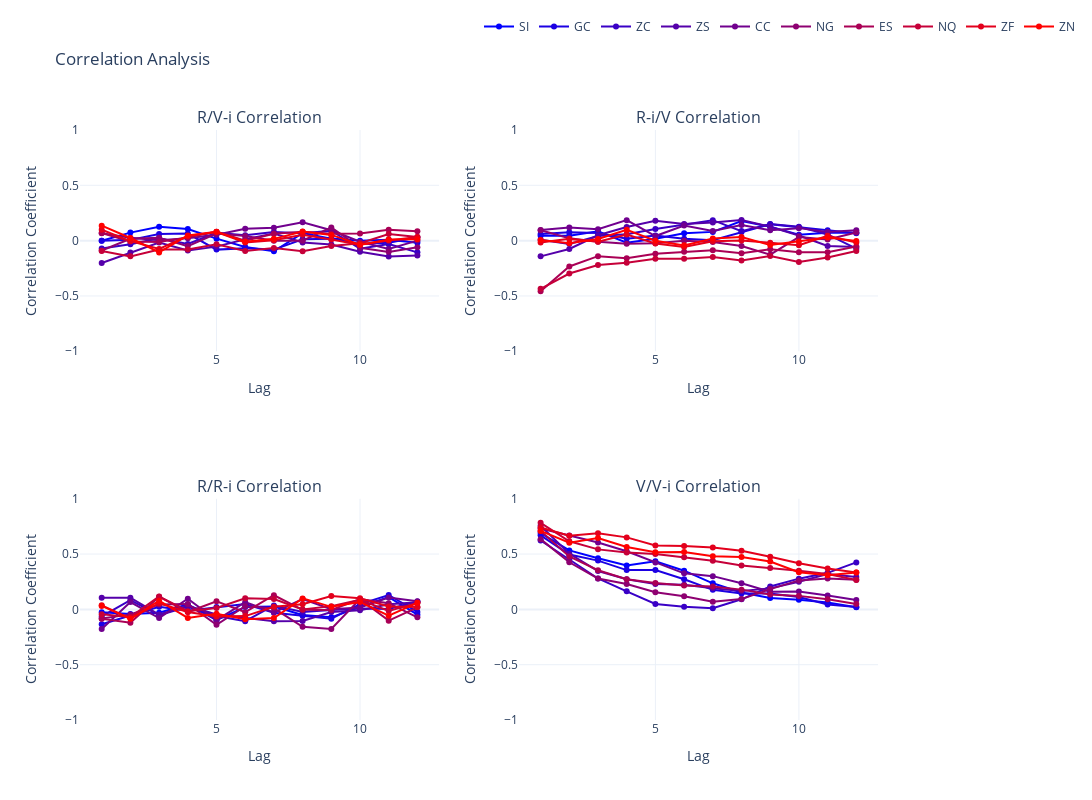

The notebook cell this image was saved under:
### Markdown cell above
## TODO

- {R,R-1}x{V,V-1} scatter & KDE plot
- Vol of Vol Distribution

### Code cell
import plotly.graph_objects as go
from plotly.subplots import make_subplots

import numpy as np

# Create 2x2 subplots
fig = make_subplots(
    rows=2,
    cols=2,
    subplot_titles=(
        "R/V-i Correlation",
        "R-i/V Correlation",
        "R/R-i Correlation",
        "V/V-i Correlation",
    ),
)

num_contracts = len(contracts)

# Map each contract name to a color
# colors = {name: colors[i] for i, name in enumerate(contracts)}

# Shared traces for all plots
for name in contracts:
    # R/V-i correlation
    corr_rv = [
        np.corrcoef(
            contracts[name]["vol"][:-i].values,
            contracts[name]["rtr"][i:].values,
        )[0][1]
        for i in range(1, 13)
    ]
    fig.add_trace(
        go.Scatter(
            x=list(range(1, 13)),
            y=corr_rv,
            mode="lines+markers",
            name=name.upper(),
            line=dict(color=color_map[name]),
            legendgroup=name.upper(),  # Link legend to the same group
        ),
        row=1,
        col=1,
    )

    # R-i/V correlation
    corr_riv = [
        np.corrcoef(
            contracts[name]["rtr"][:-i].values,
            contracts[name]["vol"][i:].values,
        )[0][1]
        for i in range(1, 13)
    ]
    fig.add_trace(
        go.Scatter(
            x=list(range(1, 13)),
            y=corr_riv,
            mode="lines+markers",
            name=name.upper(),
            line=dict(color=color_map[name]),
            legendgroup=name.upper(),  # Link legend to the same group
            showlegend=False,  # Avoid duplicate legend entries
        ),
        row=1,
        col=2,
    )

    # R/R-i autocorrelation
    corr_rr = [
        np.corrcoef(
            contracts[name]["rtr"][:-i].values,
            contracts[name]["rtr"][i:].values,
        )[0][1]
        for i in range(1, 13)
    ]
    fig.add_trace(
        go.Scatter(
            x=list(range(1, 13)),
            y=corr_rr,
            mode="lines+markers",
            name=name.upper(),
            line=dict(color=color_map[name]),
            legendgroup=name.upper(),  # Link legend to the same group
            showlegend=False,
        ),
        row=2,
        col=1,
    )

    # V/V-i autocorrelation
    corr_vv = [
        np.corrcoef(
            contracts[name]["vol"][:-i].values,
            contracts[name]["vol"][i:].values,
        )[0][1]
        for i in range(1, 13)
    ]
    fig.add_trace(
        go.Scatter(
            x=list(range(1, 13)),
            y=corr_vv,
            mode="lines+markers",
            name=name.upper(),
            line=dict(color=color_map[name]),
            legendgroup=name.upper(),  # Link legend to the same group
            showlegend=False,
        ),
        row=2,
        col=2,
    )

# Update layout for each subplot
for i in range(1, 3):
    for j in range(1, 3):
        fig.update_xaxes(title_text="Lag", row=i, col=j)
        fig.update_yaxes(
            title_text="Correlation Coefficient",
            range=[-1, 1],
            row=i,
            col=j,
        )

# Update overall layout
fig.update_layout(
    height=800,
    width=1400,
    showlegend=True,
    title_text="Correlation Analysis",
    template="plotly_white",
    legend=dict(x=0.5, y=1.2, orientation="h"),

)

# Show the interactive plot
fig.show()

### Figure 1 — Plotly figure (JSON) as saved in the notebook; plotly's stock layout.template omitted (floating-point values rounded to 4 significant figures)
{"data": [{"legendgroup": "SI", "line": {"color": "rgb(0.0, 0.0, 255.0)"}, "mode": "lines+markers", "name": "SI", "type": "scatter", "x": [1, 2, 3, 4, 5, 6, 7, 8, 9, 10, 11, 12], "xaxis": "x", "y": [-0.00101, 0.07233, 0.1252, 0.1052, 0.01798, -0.05778, -0.09629, 0.06831, 0.01811, -0.0004872, 0.007094, -0.01835], "yaxis": "y"}, {"legendgroup": "SI", "line": {"color": "rgb(0.0, 0.0, 255.0)"}, "mode": "lines+markers", "name": "SI", "showlegend": false, "type": "scatter", "x": [1, 2, 3, 4, 5, 6, 7, 8, 9, 10, 11, 12], "xaxis": "x2", "y": [0.04488, 0.04502, 0.084, -0.01853, 0.01794, 0.06664, 0.07901, 0.1762, 0.1256, 0.05286, 0.07085, 0.07047], "yaxis": "y2"}, {"legendgroup": "SI", "line": {"color": "rgb(0.0, 0.0, 255.0)"}, "mode": "lines+markers", "name": "SI", "showlegend": false, "type": "scatter", "x": [1, 2, 3, 4, 5, 6, 7, 8, 9, 10, 11, 12], "xaxis": "x3", "y": [-0.02534, -0.04166, -0.0296, 0.04625, -0.09734, 0.02074, 0.02515, -0.05059, -0.0718, 0.02372, 0.1105, -0.04786], "yaxis": "y3"}, {"legendgroup": "SI", "line": {"color": "rgb(0.0, 0.0, 255.0)"}, "mode": "lines+markers", "name": "SI", "showlegend": false, "type": "scatter", "x": [1, 2, 3, 4, 5, 6, 7, 8, 9, 10, 11, 12], "xaxis": "x4", "y": [0.6899, 0.5332, 0.4628, 0.3973, 0.4346, 0.3496, 0.2356, 0.152, 0.1026, 0.08635, 0.06243, 0.01989], "yaxis": "y4"}, {"legendgroup": "GC", "line": {"color": "rgb(28.333333333333332, 0.0, 226.66666666666666)"}, "mode": "lines+markers", "name": "GC", "type": "scatter", "x": [1, 2, 3, 4, 5, 6, 7, 8, 9, 10, 11, 12], "xaxis": "x", "y": [-0.000156, 0.006897, 0.06022, 0.06391, -0.08133, -0.06945, -0.08102, 0.01232, 0.01804, -0.02971, -0.01958, 0.02973], "yaxis": "y"}, {"legendgroup": "GC", "line": {"color": "rgb(28.333333333333332, 0.0, 226.66666666666666)"}, "mode": "lines+markers", "name": "GC", "showlegend": false, "type": "scatter", "x": [1, 2, 3, 4, 5, 6, 7, 8, 9, 10, 11, 12], "xaxis": "x2", "y": [0.06049, 0.07518, 0.06833, 0.01811, 0.04572, 0.01673, 0.003506, 0.07755, 0.1482, 0.1216, 0.09387, 0.06607], "yaxis": "y2"}, {"legendgroup": "GC", "line": {"color": "rgb(28.333333333333332, 0.0, 226.66666666666666)"}, "mode": "lines+markers", "name": "GC", "showlegend": false, "type": "scatter", "x": [1, 2, 3, 4, 5, 6, 7, 8, 9, 10, 11, 12], "xaxis": "x3", "y": [-0.1348, -0.05321, 0.02331, -0.01125, 0.0207, 0.04897, -0.0308, -0.05794, -0.08405, 0.04718, 0.1298, -0.02285], "yaxis": "y3"}, {"legendgroup": "GC", "line": {"color": "rgb(28.333333333333332, 0.0, 226.66666666666666)"}, "mode": "lines+markers", "name": "GC", "showlegend": false, "type": "scatter", "x": [1, 2, 3, 4, 5, 6, 7, 8, 9, 10, 11, 12], "xaxis": "x4", "y": [0.669, 0.4966, 0.4409, 0.3551, 0.3552, 0.2728, 0.1766, 0.1431, 0.1428, 0.112, 0.04421, 0.02155], "yaxis": "y4"}, {"legendgroup": "ZC", "line": {"color": "rgb(56.666666666666664, 0.0, 198.33333333333334)"}, "mode": "lines+markers", "name": "ZC", "type": "scatter", "x": [1, 2, 3, 4, 5, 6, 7, 8, 9, 10, 11, 12], "xaxis": "x", "y": [-0.07121, -0.03289, 0.02067, -0.0302, 0.06989, 0.04786, 0.07715, 0.06722, 0.08994, -0.07378, -0.03169, -0.1059], "yaxis": "y"}, {"legendgroup": "ZC", "line": {"color": "rgb(56.666666666666664, 0.0, 198.33333333333334)"}, "mode": "lines+markers", "name": "ZC", "showlegend": false, "type": "scatter", "x": [1, 2, 3, 4, 5, 6, 7, 8, 9, 10, 11, 12], "xaxis": "x2", "y": [0.00827, -0.02931, 0.04202, 0.05712, 0.1047, 0.1453, 0.1847, 0.08612, 0.1512, 0.126, 0.05561, -0.07267], "yaxis": "y2"}, {"legendgroup": "ZC", "line": {"color": "rgb(56.666666666666664, 0.0, 198.33333333333334)"}, "mode": "lines+markers", "name": "ZC", "showlegend": false, "type": "scatter", "x": [1, 2, 3, 4, 5, 6, 7, 8, 9, 10, 11, 12], "xaxis": "x3", "y": [-0.06356, 0.08345, -0.05214, 0.0233, -0.06024, -0.1072, 0.03544, -0.02433, -0.005306, 0.007702, 0.004206, 0.07059], "yaxis": "y3"}, {"legendgroup": "ZC", "line": {"color": "rgb(56.666666666666664, 0.0, 198.33333333333334)"}, "mode": "lines+markers", "name": "ZC", "showlegend": false, "type": "scatter", "x": [1, 2, 3, 4, 5, 6, 7, 8, 9, 10, 11, 12], "xaxis": "x4", "y": [0.6222, 0.4508, 0.2795, 0.1627, 0.04884, 0.02397, 0.01011, 0.09094, 0.2064, 0.2776, 0.3303, 0.4245], "yaxis": "y4"}, {"legendgroup": "ZS", "line": {"color": "rgb(85.0, 0.0, 170.0)"}, "mode": "lines+markers", "name": "ZS", "type": "scatter", "x": [1, 2, 3, 4, 5, 6, 7, 8, 9, 10, 11, 12], "xaxis": "x", "y": [-0.2017, -0.1081, -0.01639, -0.08875, -0.0542, 0.01186, 0.06341, -0.01735, -0.03424, -0.0999, -0.1437, -0.1347], "yaxis": "y"}, {"legendgroup": "ZS", "line": {"color": "rgb(85.0, 0.0, 170.0)"}, "mode": "lines+markers", "name": "ZS", "showlegend": false, "type": "scatter", "x": [1, 2, 3, 4, 5, 6, 7, 8, 9, 10, 11, 12], "xaxis": "x2", "y": [-0.1421, -0.07579, 0.04836, 0.1236, 0.1794, 0.1508, 0.1639, 0.1873, 0.1262, 0.0469, -0.04771, -0.05801], "yaxis": "y2"}, {"legendgroup": "ZS", "line": {"color": "rgb(85.0, 0.0, 170.0)"}, "mode": "lines+markers", "name": "ZS", "showlegend": false, "type": "scatter", "x": [1, 2, 3, 4, 5, 6, 7, 8, 9, 10, 11, 12], "xaxis": "x3", "y": [0.1045, 0.1059, -0.0469, 0.03304, -0.04698, -0.07703, -0.1062, -0.1056, -0.02351, -0.00741, 0.04686, 0.06381], "yaxis": "y3"}, {"legendgroup": "ZS", "line": {"color": "rgb(85.0, 0.0, 170.0)"}, "mode": "lines+markers", "name": "ZS", "showlegend": false, "type": "scatter", "x": [1, 2, 3, 4, 5, 6, 7, 8, 9, 10, 11, 12], "xaxis": "x4", "y": [0.7553, 0.5034, 0.3467, 0.2721, 0.2283, 0.2228, 0.1911, 0.1665, 0.1898, 0.249, 0.3191, 0.2932], "yaxis": "y4"}, {"legendgroup": "CC", "line": {"color": "rgb(113.33333333333333, 0.0, 141.66666666666669)"}, "mode": "lines+markers", "name": "CC", "type": "scatter", "x": [1, 2, 3, 4, 5, 6, 7, 8, 9, 10, 11, 12], "xaxis": "x", "y": [0.06629, 0.02577, 0.004487, 0.02148, 0.0537, 0.1082, 0.1157, 0.166, 0.09374, -0.009742, -0.07509, -2.547e-05], "yaxis": "y"}, {"legendgroup": "CC", "line": {"color": "rgb(113.33333333333333, 0.0, 141.66666666666669)"}, "mode": "lines+markers", "name": "CC", "showlegend": false, "type": "scatter", "x": [1, 2, 3, 4, 5, 6, 7, 8, 9, 10, 11, 12], "xaxis": "x2", "y": [0.09568, 0.1176, 0.1033, 0.1849, 0.04154, 0.1366, 0.08698, 0.142, 0.09367, 0.1129, 0.07887, 0.0943], "yaxis": "y2"}, {"legendgroup": "CC", "line": {"color": "rgb(113.33333333333333, 0.0, 141.66666666666669)"}, "mode": "lines+markers", "name": "CC", "showlegend": false, "type": "scatter", "x": [1, 2, 3, 4, 5, 6, 7, 8, 9, 10, 11, 12], "xaxis": "x3", "y": [-0.178, 0.06615, -0.07897, 0.09665, -0.09787, 0.0659, -0.02685, 0.09282, 0.0009056, 0.01777, 0.107, 0.07267], "yaxis": "y3"}, {"legendgroup": "CC", "line": {"color": "rgb(113.33333333333333, 0.0, 141.66666666666669)"}, "mode": "lines+markers", "name": "CC", "showlegend": false, "type": "scatter", "x": [1, 2, 3, 4, 5, 6, 7, 8, 9, 10, 11, 12], "xaxis": "x4", "y": [0.7311, 0.6673, 0.6041, 0.525, 0.4227, 0.3259, 0.3005, 0.2359, 0.1588, 0.1611, 0.1254, 0.08469], "yaxis": "y4"}, {"legendgroup": "NG", "line": {"color": "rgb(141.66666666666666, 0.0, 113.33333333333334)"}, "mode": "lines+markers", "name": "NG", "type": "scatter", "x": [1, 2, 3, 4, 5, 6, 7, 8, 9, 10, 11, 12], "xaxis": "x", "y": [-0.08921, 0.01726, 0.02598, -0.04959, 0.06383, 0.04169, -0.0008157, -0.000395, 0.1197, -0.06483, -0.1017, -0.05896], "yaxis": "y"}, {"legendgroup": "NG", "line": {"color": "rgb(141.66666666666666, 0.0, 113.33333333333334)"}, "mode": "lines+markers", "name": "NG", "showlegend": false, "type": "scatter", "x": [1, 2, 3, 4, 5, 6, 7, 8, 9, 10, 11, 12], "xaxis": "x2", "y": [0.0936, 0.02084, -0.01017, -0.02869, -0.02384, -0.0006476, -0.01339, -0.0488, -0.1269, 0.03165, 0.009439, 0.07277], "yaxis": "y2"}, {"legendgroup": "NG", "line": {"color": "rgb(141.66666666666666, 0.0, 113.33333333333334)"}, "mode": "lines+markers", "name": "NG", "showlegend": false, "type": "scatter", "x": [1, 2, 3, 4, 5, 6, 7, 8, 9, 10, 11, 12], "xaxis": "x3", "y": [-0.08346, -0.04525, 0.04296, 0.04861, -0.1398, 0.02884, 0.009475, -0.157, -0.178, 0.09218, 0.05625, -0.07142], "yaxis": "y3"}, {"legendgroup": "NG", "line": {"color": "rgb(141.66666666666666, 0.0, 113.33333333333334)"}, "mode": "lines+markers", "name": "NG", "showlegend": false, "type": "scatter", "x": [1, 2, 3, 4, 5, 6, 7, 8, 9, 10, 11, 12], "xaxis": "x4", "y": [0.635, 0.4257, 0.2793, 0.2297, 0.155, 0.1182, 0.06846, 0.09283, 0.1831, 0.2621, 0.2801, 0.2679], "yaxis": "y4"}, {"legendgroup": "ES", "line": {"color": "rgb(170.0, 0.0, 85.0)"}, "mode": "lines+markers", "name": "ES", "type": "scatter", "x": [1, 2, 3, 4, 5, 6, 7, 8, 9, 10, 11, 12], "xaxis": "x", "y": [0.0694, -0.007537, -0.01168, 0.02922, 0.08116, -0.001284, 0.06163, 0.07926, 0.06126, 0.06536, 0.09929, 0.08479], "yaxis": "y"}, {"legendgroup": "ES", "line": {"color": "rgb(170.0, 0.0, 85.0)"}, "mode": "lines+markers", "name": "ES", "showlegend": false, "type": "scatter", "x": [1, 2, 3, 4, 5, 6, 7, 8, 9, 10, 11, 12], "xaxis": "x2", "y": [-0.457, -0.2339, -0.1406, -0.1584, -0.1192, -0.1009, -0.08772, -0.1132, -0.0779, -0.1054, -0.1046, -0.05329], "yaxis": "y2"}, {"legendgroup": "ES", "line": {"color": "rgb(170.0, 0.0, 85.0)"}, "mode": "lines+markers", "name": "ES", "showlegend": false, "type": "scatter", "x": [1, 2, 3, 4, 5, 6, 7, 8, 9, 10, 11, 12], "xaxis": "x3", "y": [-0.08488, -0.1198, 0.1146, -0.0243, 0.07289, -0.02533, 0.1277, -0.004386, -0.005656, 0.09307, -0.1018, 0.01848], "yaxis": "y3"}, {"legendgroup": "ES", "line": {"color": "rgb(170.0, 0.0, 85.0)"}, "mode": "lines+markers", "name": "ES", "showlegend": false, "type": "scatter", "x": [1, 2, 3, 4, 5, 6, 7, 8, 9, 10, 11, 12], "xaxis": "x4", "y": [0.7095, 0.4778, 0.3536, 0.2719, 0.2388, 0.2168, 0.2074, 0.1785, 0.1336, 0.122, 0.09074, 0.04807], "yaxis": "y4"}, {"legendgroup": "NQ", "line": {"color": "rgb(198.33333333333331, 0.0, 56.666666666666686)"}, "mode": "lines+markers", "name": "NQ", "type": "scatter", "x": [1, 2, 3, 4, 5, 6, 7, 8, 9, 10, 11, 12], "xaxis": "x", "y": [-0.09375, -0.1423, -0.08105, -0.08046, -0.0338, -0.09269, -0.06701, -0.09636, -0.04939, -0.02295, 0.06031, 0.03198], "yaxis": "y"}, {"legendgroup": "NQ", "line": {"color": "rgb(198.33333333333331, 0.0, 56.666666666666686)"}, "mode": "lines+markers", "name": "NQ", "showlegend": false, "type": "scatter", "x": [1, 2, 3, 4, 5, 6, 7, 8, 9, 10, 11, 12], "xaxis": "x2", "y": [-0.4359, -0.2971, -0.2199, -0.1994, -0.1639, -0.1631, -0.1471, -0.1789, -0.1401, -0.1937, -0.1529, -0.09351], "yaxis": "y2"}, {"legendgroup": "NQ", "line": {"color": "rgb(198.33333333333331, 0.0, 56.666666666666686)"}, "mode": "lines+markers", "name": "NQ", "showlegend": false, "type": "scatter", "x": [1, 2, 3, 4, 5, 6, 7, 8, 9, 10, 11, 12], "xaxis": "x3", "y": [-0.04415, -0.06878, 0.1163, -0.01685, 0.01242, 0.1012, 0.09311, -0.0001764, 0.0293, 0.0875, -0.01432, 0.05872], "yaxis": "y3"}, {"legendgroup": "NQ", "line": {"color": "rgb(198.33333333333331, 0.0, 56.666666666666686)"}, "mode": "lines+markers", "name": "NQ", "showlegend": false, "type": "scatter", "x": [1, 2, 3, 4, 5, 6, 7, 8, 9, 10, 11, 12], "xaxis": "x4", "y": [0.7822, 0.6154, 0.5425, 0.5144, 0.5009, 0.4715, 0.4399, 0.3965, 0.3737, 0.3481, 0.3192, 0.2662], "yaxis": "y4"}, {"legendgroup": "ZF", "line": {"color": "rgb(226.66666666666666, 0.0, 28.333333333333343)"}, "mode": "lines+markers", "name": "ZF", "type": "scatter", "x": [1, 2, 3, 4, 5, 6, 7, 8, 9, 10, 11, 12], "xaxis": "x", "y": [0.09878, -0.003891, -0.07494, 0.04185, 0.07756, -0.01767, 0.002981, 0.05339, 0.009816, -0.03817, 0.0005927, 0.03195], "yaxis": "y"}, {"legendgroup": "ZF", "line": {"color": "rgb(226.66666666666666, 0.0, 28.333333333333343)"}, "mode": "lines+markers", "name": "ZF", "showlegend": false, "type": "scatter", "x": [1, 2, 3, 4, 5, 6, 7, 8, 9, 10, 11, 12], "xaxis": "x2", "y": [-0.01649, 0.01577, -0.01008, 0.05479, -0.02535, -0.05722, -0.005378, 0.001607, -0.01971, -0.0414, 0.04401, -0.01639], "yaxis": "y2"}, {"legendgroup": "ZF", "line": {"color": "rgb(226.66666666666666, 0.0, 28.333333333333343)"}, "mode": "lines+markers", "name": "ZF", "showlegend": false, "type": "scatter", "x": [1, 2, 3, 4, 5, 6, 7, 8, 9, 10, 11, 12], "xaxis": "x3", "y": [0.03689, -0.08129, 0.0543, -0.02383, -0.06446, -0.06072, 0.02366, 0.04679, 0.1204, 0.1006, 0.02696, 0.02091], "yaxis": "y3"}, {"legendgroup": "ZF", "line": {"color": "rgb(226.66666666666666, 0.0, 28.333333333333343)"}, "mode": "lines+markers", "name": "ZF", "showlegend": false, "type": "scatter", "x": [1, 2, 3, 4, 5, 6, 7, 8, 9, 10, 11, 12], "xaxis": "x4", "y": [0.7407, 0.6666, 0.6887, 0.6508, 0.5776, 0.5731, 0.5584, 0.529, 0.4749, 0.4177, 0.3702, 0.3339], "yaxis": "y4"}, {"legendgroup": "ZN", "line": {"color": "rgb(255.0, 0.0, 0.0)"}, "mode": "lines+markers", "name": "ZN", "type": "scatter", "x": [1, 2, 3, 4, 5, 6, 7, 8, 9, 10, 11, 12], "xaxis": "x", "y": [0.1349, 0.02367, -0.1067, 0.04622, 0.081, -0.009118, 0.01601, 0.08166, 0.05162, -0.0378, 0.01095, 0.01266], "yaxis": "y"}, {"legendgroup": "ZN", "line": {"color": "rgb(255.0, 0.0, 0.0)"}, "mode": "lines+markers", "name": "ZN", "showlegend": false, "type": "scatter", "x": [1, 2, 3, 4, 5, 6, 7, 8, 9, 10, 11, 12], "xaxis": "x2", "y": [0.006354, -0.02421, 0.0142, 0.09786, -0.0004216, -0.04288, 0.01943, 0.03305, -0.04038, -0.008093, 0.02746, -0.003137], "yaxis": "y2"}, {"legendgroup": "ZN", "line": {"color": "rgb(255.0, 0.0, 0.0)"}, "mode": "lines+markers", "name": "ZN", "showlegend": false, "type": "scatter", "x": [1, 2, 3, 4, 5, 6, 7, 8, 9, 10, 11, 12], "xaxis": "x3", "y": [0.03162, -0.08518, 0.07854, -0.07736, -0.039, -0.09023, -0.07862, 0.09912, 0.02283, 0.06647, -0.0574, 0.05906], "yaxis": "y3"}, {"legendgroup": "ZN", "line": {"color": "rgb(255.0, 0.0, 0.0)"}, "mode": "lines+markers", "name": "ZN", "showlegend": false, "type": "scatter", "x": [1, 2, 3, 4, 5, 6, 7, 8, 9, 10, 11, 12], "xaxis": "x4", "y": [0.7092, 0.6023, 0.6458, 0.5643, 0.5173, 0.5184, 0.4809, 0.4728, 0.432, 0.3361, 0.3081, 0.334], "yaxis": "y4"}], "layout": {"annotations": [{"font": {"size": 16}, "showarrow": false, "text": "R/V-i Correlation", "x": 0.225, "xanchor": "center", "xref": "paper", "y": 1, "yanchor": "bottom", "yref": "paper"}, {"font": {"size": 16}, "showarrow": false, "text": "R-i/V Correlation", "x": 0.775, "xanchor": "center", "xref": "paper", "y": 1, "yanchor": "bottom", "yref": "paper"}, {"font": {"size": 16}, "showarrow": false, "text": "R/R-i Correlation", "x": 0.225, "xanchor": "center", "xref": "paper", "y": 0.375, "yanchor": "bottom", "yref": "paper"}, {"font": {"size": 16}, "showarrow": false, "text": "V/V-i Correlation", "x": 0.775, "xanchor": "center", "xref": "paper", "y": 0.375, "yanchor": "bottom", "yref": "paper"}], "height": 800, "legend": {"orientation": "h", "x": 0.5, "y": 1.2}, "showlegend": true, "title": {"text": "Correlation Analysis"}, "width": 1400, "xaxis": {"anchor": "y", "domain": [0, 0.45], "title": {"text": "Lag"}}, "xaxis2": {"anchor": "y2", "domain": [0.55, 1], "title": {"text": "Lag"}}, "xaxis3": {"anchor": "y3", "domain": [0, 0.45], "title": {"text": "Lag"}}, "xaxis4": {"anchor": "y4", "domain": [0.55, 1], "title": {"text": "Lag"}}, "yaxis": {"anchor": "x", "domain": [0.625, 1], "range": [-1, 1], "title": {"text": "Correlation Coefficient"}}, "yaxis2": {"anchor": "x2", "domain": [0.625, 1], "range": [-1, 1], "title": {"text": "Correlation Coefficient"}}, "yaxis3": {"anchor": "x3", "domain": [0, 0.375], "range": [-1, 1], "title": {"text": "Correlation Coefficient"}}, "yaxis4": {"anchor": "x4", "domain": [0, 0.375], "range": [-1, 1], "title": {"text": "Correlation Coefficient"}}}}
